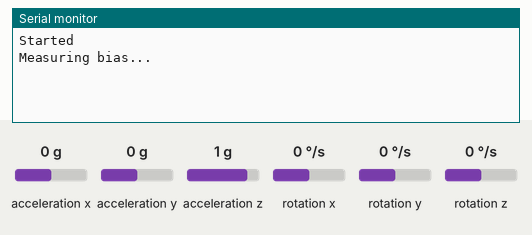
This sketch was run on a simulated Arduino Nano 33 BLE. Shown: the last lines printed to the serial monitor. The test bench sets the inputs (shaded band); at power-on: rotation x 0 °/s, acceleration x 0 g, acceleration y 0 g, acceleration z 1 g, rotation y 0 °/s, rotation z 0 °/s.

Above: at 3.8 s.
3.9 s: rotation x set to -192 °/s
At 4.7 s:
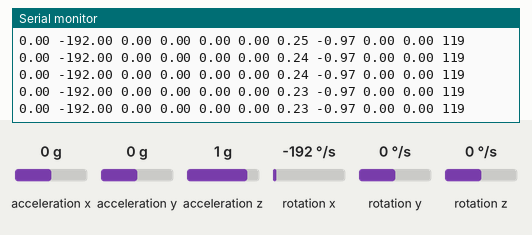
5.4 s: acceleration x set to 0.2 g
At 6.1 s:
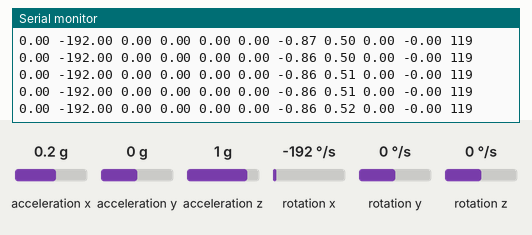
Timing chart, 0 to 8.4 s (numbered marks = the images above; inputs shaded):
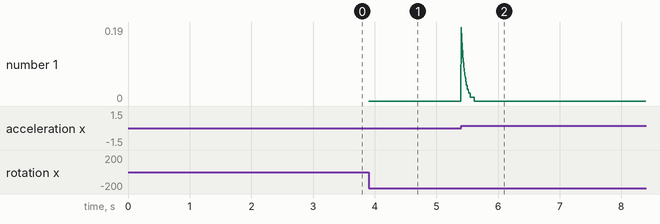

Measured:
- after the input at 3.9 s, the serial monitor: prints a new line at once (image 1)

The sketch:

data_collection.ino
```cpp
#include "SensorFuser.h"

SensorFuser sf;
float* acc;
float* gyr;
Quaternion q;

void setup() {
  Serial.begin(115200);
  while (!Serial);
  Serial.println("Started");

  while (!sf.initImu()) {
    Serial.println("Failed to initialize IMU!");
  }

  Serial.println("Measuring bias...");
  sf.measureImuBias();

}

void loop() {

  if (sf.updateOrientation()) {

    acc = sf.getAcc();
    gyr = sf.getGyr();

    for (int i = 0; i < 3; i++) {
      Serial.print(acc[i]);
      Serial.print(" ");
      Serial.print(gyr[i]);
      Serial.print(" ");
    }

    q = sf.getOrientation();
    for (int i = 0; i < 4; i++) {
      Serial.print(q.q[i]);
      Serial.print(" ");
    }

    Serial.print(sf.getSampleRate());

    Serial.println();
  }

}
```

IMUHandler.cpp
```cpp
#include "IMUHandler.h"

// Initializes IMU connection, sets sample rate
bool IMUHandler::init() {
  if (!IMU.begin()) {
    return false;
  }
  sample_rate = IMU.accelerationSampleRate(); // Assuming gyro and acc set to same sample rate
  return true;
}

bool IMUHandler::read() {
  if ( !(IMU.accelerationAvailable() && IMU.gyroscopeAvailable()) ) {
    return false;
  }
  IMU.readAcceleration(accX, accY, accZ);
  IMU.readGyroscope(gyrX, gyrY, gyrZ);
  return true;
}
```

IMUHandler.h
```cpp
#ifndef IMUHandler_H_
#define IMUHandler_H_

#include <Arduino.h>
#include <Arduino_LSM9DS1.h>

class IMUHandler {
public:
  float gyrX, gyrY, gyrZ;
  float accX, accY, accZ;
  int sample_rate;

  bool init();

  bool read();
};

#endif
```

Quaternion.h
```cpp
/**
 * Based on Quaternion class from Stanford class EE267 (Virtual Reality) by Gordon Wetzstein
 * https://stanford.edu/class/ee267/
 */

#ifndef QUATERNION_H_
#define QUATERNION_H_

#include "Arduino.h"

class Quaternion {
public:
  /**
   * Definition:
   * q = q[0] + q[1] * i + q[2] * j + q[3] * k
   */
  float q[4];

  /* Default constructor */
  Quaternion() :
    q{1.0, 0.0, 0.0, 0.0} {}

  Quaternion(float q0, float q1, float q2, float q3) :
    q{q0, q1, q2, q3} {}

  Quaternion(const Quaternion &other) {
    for (int i = 0; i < 4; i++){
      q[i] = other.q[i];
    }
  }

  /* function to construct a quaternion from angle-axis representation. angle is given in degrees. */
  void setFromAngleAxis(float angle, float vx, float vy, float vz) {
    float th = angle*PI/180;

    q[0] = cos(th/2);
    q[1] = vx*sin(th/2);
    q[2] = vy*sin(th/2);
    q[3] = vz*sin(th/2);
  }

  /* function to convert quaternion to Euler angles (as array roll, pitch, yaw (x, y, z))*/
  float* toEuler() {
    float euler[3];

    // roll (x-axis rotation)
    float sinr_cosp = 2*(q[0]*q[1] + q[2]*q[3]);
    float cosr_cosp = 1 - 2*(q[1]*q[1] + q[2]*q[2]);
    euler[0] = atan2(sinr_cosp, cosr_cosp);

    // pitch (y-axis rotation)
    float sinp = 2*(q[0]*q[2] - q[3]*q[1]);
    if (abs(sinp) >= 1)
        euler[1] = (sinp >= 0) ? PI/2 : -1*PI/2; // use 90 degrees if out of range
    else
        euler[1] = asin(sinp);

    // yaw (z-axis rotation)
    float siny_cosp = 2*(q[0]*q[3] + q[1]*q[2]);
    float cosy_cosp = 1 - 2*(q[2]*q[2] + q[3]*q[3]);
    euler[2] = atan2(siny_cosp, cosy_cosp);

    return euler;
  }

  /* function to compute the length of a quaternion */
  float length() {
    return sqrt(q[0]*q[0]+q[1]*q[1]+q[2]*q[2]+q[3]*q[3]);
  }

  /* function to normalize a quaternion */
  void normalize() {
    float len = length();

    for (int i = 0; i < 4; i++){
      q[i] /= len;
    }
  }

  /* function to invert a quaternion */
  Quaternion inverse() {
    Quaternion inv = Quaternion();

    float lensq = q[0]*q[0]+q[1]*q[1]+q[2]*q[2]+q[3]*q[3];

    inv.q[0] = q[0]/lensq;
    inv.q[1] = -1*q[1]/lensq;
    inv.q[2] = -1*q[2]/lensq;
    inv.q[3] = -1*q[3]/lensq;

    return inv;
  }

  /* function to multiply this quaternion with another */
  Quaternion multiply(Quaternion other) {
    Quaternion prod = Quaternion();

    prod.q[0] = q[0]*other.q[0] - q[1]*other.q[1] - q[2]*other.q[2] - q[3]*other.q[3];
    prod.q[1] = q[0]*other.q[1] + q[1]*other.q[0] + q[2]*other.q[3] - q[3]*other.q[2];
    prod.q[2] = q[0]*other.q[2] - q[1]*other.q[3] + q[2]*other.q[0] + q[3]*other.q[1];
    prod.q[3] = q[0]*other.q[3] + q[1]*other.q[2] - q[2]*other.q[1] + q[3]*other.q[0];

    return prod;
  }

  /* function to rotate a quaternion by r * q * r^{-1} */
  Quaternion rotate(Quaternion r) {
    Quaternion rinv = r.inverse();

    return r.multiply(*this).multiply(rinv);
  }

  /* helper function to print out a quaternion */
  void serialPrint() {
    Serial.print("QC ");
    Serial.print(q[0]);
    Serial.print(" ");
    Serial.print(q[1]);
    Serial.print(" ");
    Serial.print(q[2]);
    Serial.print(" ");
    Serial.print(q[3]);
    Serial.println();
  }
};

#endif // ifndef QUATERNION_H
```

SensorFuser.cpp
```cpp
/**
 * Based on SensorFuser class from Stanford class EE267 (Virtual Reality) by Gordon Wetzstein
 * https://stanford.edu/class/ee267/
 */

#include "SensorFuser.h"

SensorFuser::SensorFuser() :

  imu(IMUHandler()),
  gyr{0,0,0},
  acc{0,0,0},
  sample_rate(0),
  gyr_bias{0,0,0},
  acc_bias{0,0,0},
  prevT(0.0),
  alpha(0.9),
  ema(0.05),
  deltaT(0.0),
  orientation(Quaternion())

{}

bool SensorFuser::initImu() {

  bool success = imu.init();
  sample_rate = imu.sample_rate;
  return success;

}


void SensorFuser::measureImuBias() {

  for (int i = 0; i < 3; i++){
    gyr_bias[i] = 0;
    acc_bias[i] = 0;
  }
  float n = 1000;

  for (int i = 0; i < (int) n; i++){
    if (imu.read()){
      gyr_bias[0] += imu.gyrX/n;
      gyr_bias[1] += imu.gyrY/n;
      gyr_bias[2] += imu.gyrZ/n;
      acc_bias[0] += imu.accX/n;
      acc_bias[1] += imu.accY/n;
      acc_bias[2] += imu.accZ/n;
    }
    else{
      i--;
    }
  }

}

void SensorFuser::setImuBias(float gyr_bias_in[3], float acc_bias_in[3]) {

  for (int i = 0; i < 3; i++) {
    gyr_bias[i] = gyr_bias_in[i];
    acc_bias[i] = acc_bias_in[i];
  }

}

void SensorFuser::resetOrientation() {

  orientation = Quaternion();

}


bool SensorFuser::updateOrientation() {

  //sample imu values
  if (!imu.read()) {
  // return false if there's no data
    return false;
  }

  // update acceleration bias with exponential moving average
  acc_bias[0] = ema*imu.accX + (1-ema)*acc_bias[0];
  acc_bias[1] = ema*imu.accY + (1-ema)*acc_bias[1];
  acc_bias[2] = ema*imu.accZ + (1-ema)*acc_bias[2];

  //call micros() to get current time in microseconds
  //update:
  //previousTimeImu (in seconds)
  //deltaT (in seconds)
  float currT = ((float) micros()) / 1000000;
  deltaT = currT - prevT;
  prevT = currT;

  gyr[0] = imu.gyrX - gyr_bias[0];
  gyr[1] = imu.gyrY - gyr_bias[1];
  gyr[2] = imu.gyrZ - gyr_bias[2];

  acc[0] = imu.accX - acc_bias[0];
  acc[1] = imu.accY - acc_bias[1];
  acc[2] = imu.accZ - acc_bias[2];

  // update to new orientation with complementary filter

  float eps = 0.00000001; // for numerical stability in division
  float norm = sqrt(gyr[0]*gyr[0]+gyr[1]*gyr[1]+gyr[2]*gyr[2]);
  if (norm < eps){
    return false;
  }

  Quaternion qdelta = Quaternion();
  qdelta.setFromAngleAxis(deltaT*norm, gyr[0]/norm, gyr[1]/norm, gyr[2]/norm);

  Quaternion qnewgyr = orientation.multiply(qdelta);

  Quaternion qacc = Quaternion(0, acc[0], acc[1], acc[2]);
  Quaternion qaworld = qacc.rotate(qnewgyr);
  qaworld.normalize();

  float phi = acos(qaworld.q[2])*PI/180;
  float n[3];
  n[0] = -1*qaworld.q[3];
  n[1] = 0;
  n[2] = qaworld.q[1];
  float normN = sqrt(n[0]*n[0]+n[1]*n[1]+n[2]*n[2]);

  Quaternion qtiltCorr = Quaternion();
  qtiltCorr.setFromAngleAxis((1-alpha)*phi, n[0]/normN, n[1]/normN, n[2]/normN);

  orientation = qtiltCorr.multiply(qnewgyr);

  return true;

}
```

SensorFuser.h
```cpp
/**

 * Based on OrientationTracker class from Stanford class EE267 (Virtual Reality) by Gordon Wetzstein
 * https://stanford.edu/class/ee267/

 * @class SensorFuser
 * This class performs orientation tracking using values from the IMU.
 * Overview:
 * - samples data from the imu.
 * - performs complementary filtering to estimate orientation
 * in either  euler angles or quaternion
 * - calls functions from Quaternion for quaternion math
 * - calls functions from OrientationMath for complementary filtering
 *
 * The complementary filter alpha value is between [0,1].
 * If 1, ignore angle correction from acc. If 0, use full correction
 * from accc.
 *
 * See get..() functions to get read-only access to the following values:
 * - euler angle estimate
 * - quaternion estimate
 * - gyro and acc values (after preprocessing)
 * - gyro bias and variance
 *
 */

#ifndef SensorFuser_H_
#define SensorFuser_H_

#include "IMUHandler.h"
#include "Quaternion.h"

class SensorFuser {

  public:

    /**
     * constructor
     */
    SensorFuser();


    /**
     * samples and processes imu data.
     * updates the quaternion, and euler
     * @returns true if sampling processing was successful,
     * false, if no data was available.
     */
    bool initImu();

    /**
     * measures Imu bias and variance.
     * updates the gyrBias and gyrVariance fields.
     * updates the accBias and accVariance fields.
     * the order of elements is [x-axis, y-axis, z-axis],
     * i.e. gyrBias[0] is the gyro bias of the x-axis
     *
     * steps to sample from imu:
     * - call imu.read() to sample IMU
     * - if it returns true, get values from
     *   imu.gyrX, imu.gyrY, imu.gyrZ,
     *   imu.accX, imu.accY, imu.accZ,
     */
    void measureImuBias();


    /**
     * sets the Imu bias
     * @param [in] bias - copy the bias values in this array into
     *  this class' gyrBias variable
     */
    void setImuBias(float gyr_bias_in[3], float acc_bias_in[3]);

    /**
     * resets orientation estimates to 0
     */
    void resetOrientation();

    /**
     * @returns read-only reference to accelerometer values,
     * order is ax,ay,az
     */
    float* getAcc() { return acc; };


    /**
     * @returns read-only reference to gyroscope values,
     * order is wx, wy, wz
     */
    float* getGyr() { return gyr; };


    /**
     * @returns sample rate in Hz
     */
    int getSampleRate() { return sample_rate; };

    /**
     * @returns read-only reference to gyroscope bias values
     * order is wx, wy, wz
     */
    const float* getGyrBias() const { return gyr_bias; };

    /**
     * @returns read-only reference to accelerometer bias values
     * order is ax, ay, az
     */
    const float* getAccBias() const { return acc_bias; };

    /**
     * @returns orientation (as quaternion)
     * order is w, x, y, z
     */
    Quaternion getOrientation() const { return orientation; };


    /**
     * calls the orientation tracking functions and
     * updates the orientation
     */
    bool updateOrientation();


  protected:


    /** Imu class for sampling from IMU */
    IMUHandler imu;


    /**
     * gyro values in order (x,y,z) after bias subtraction
     * in IMU ref frame (z-axis points out of imu).
     * units are deg/s
     */
    float gyr[3];


    /**
     * acc values in order (x,y,z)
     * units are m/s^2
     * in IMU ref frame (z-axis points out of imu).
     */
    float acc[3];


    /**
     * sample rate in Hz
     */
    int sample_rate;


    /**
     * gyro bias values. order is: (wx,wy,wz)
     */
    float gyr_bias[3];


    /**
     * accelerometer bias values. order is: (ax,ay,az)
     */
    float acc_bias[3];


    /**
     * the previous time in s the imu was polled
     */
    float prevT;


    /**
     * complementary filter alpha value [0,1]
     * - 1: use full value of acc tilt correction
     * - 0: ignore acc tilt correction
     */
    float alpha;

    /**
     * exponential moving average alpha value [0,1]
     */
    float ema;


    /**
     * time since the previous imu read, in s
     */
    float deltaT;;

    /**
     * estimate of orientation (as a quaternion)
     * from comp. filter of acc and gyr
     */
    Quaternion orientation;

};

#endif
```
